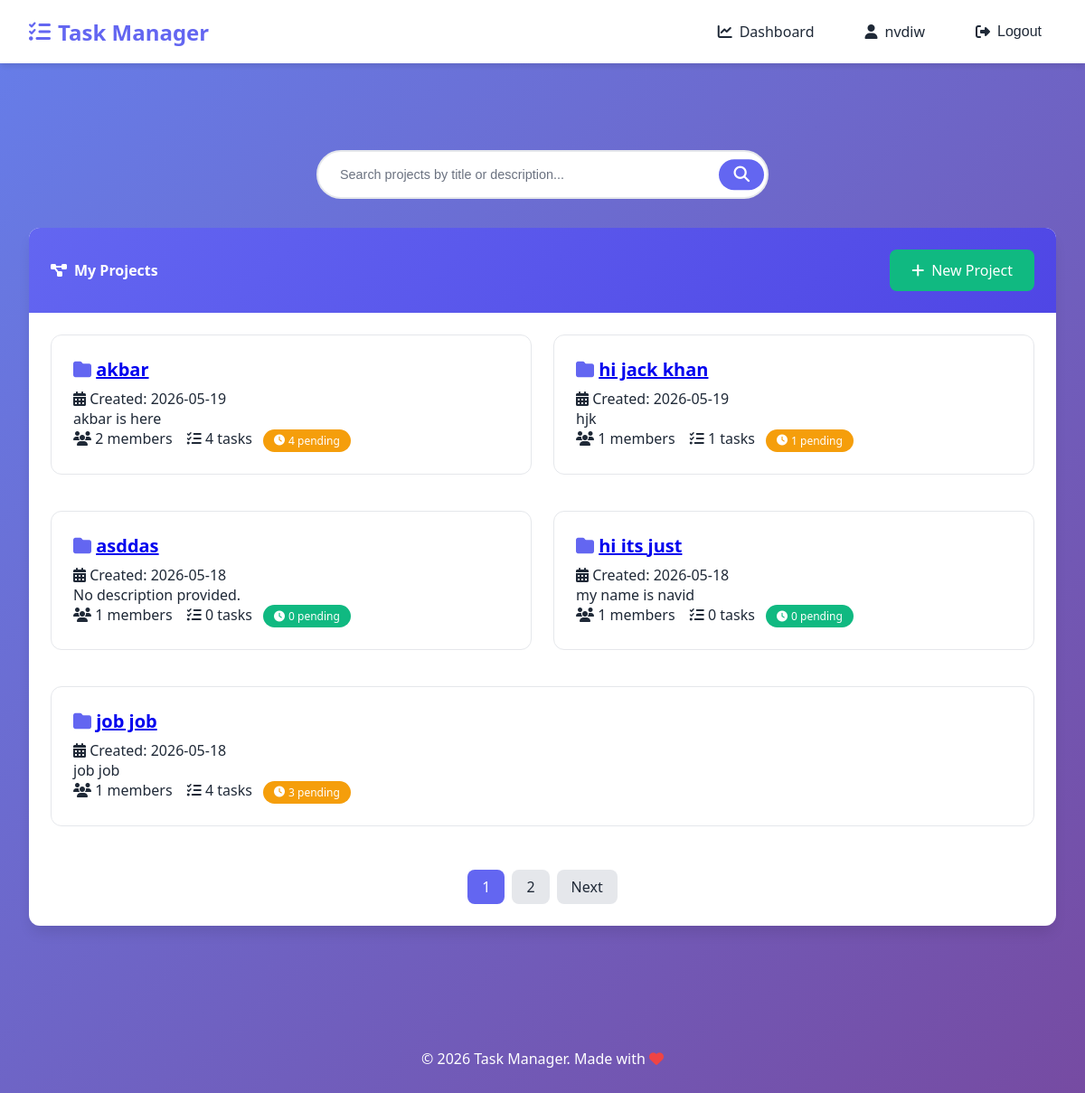
Page / (signed in) on the earlier database version.
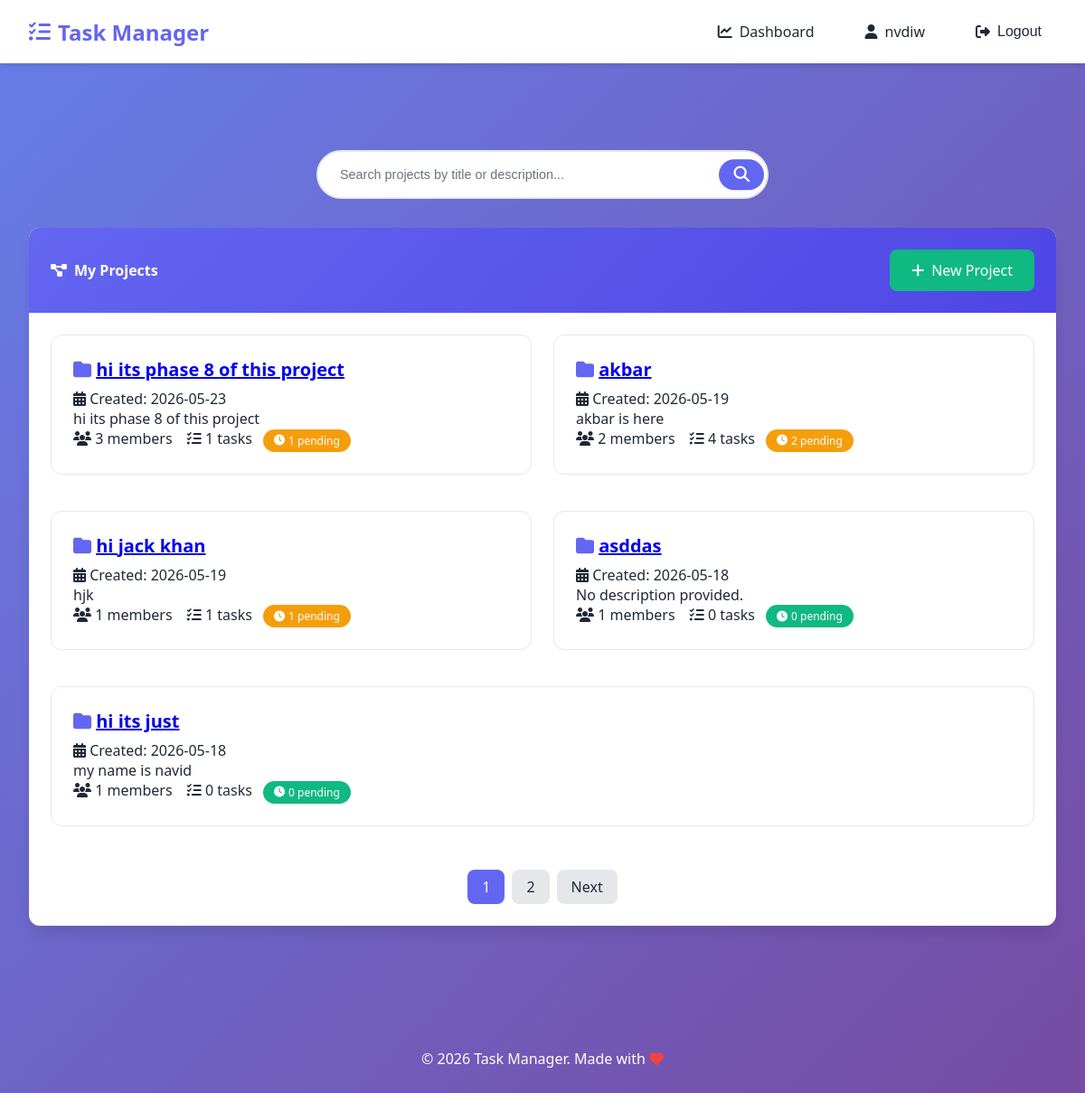
Same page on the later database version.
### tasks/models.py (models this page shows, shortened)
class Project(models.Model):
    title = models.CharField(max_length=200, verbose_name="Project Title")
    description = models.TextField(verbose_name="Description", blank=True)
    created_by = models.ForeignKey(
        User,
        on_delete=models.CASCADE,
        related_name='projects_created',
        verbose_name="Created By"
    )
    members = models.ManyToManyField(
        User,
        related_name='projects',
        blank=True,
        verbose_name="Team Members"
    )
    created_at = models.DateTimeField(auto_now_add=True, verbose_name="Created At")
    updated_at = models.DateTimeField(auto_now=True, verbose_name="Last Updated")
    def incomplete_tasks_count(self):
        return self.tasks.exclude(status=Task.Status.DONE).count()
    class Meta:
        verbose_name = "Project"
        verbose_name_plural = "Projects"
        ordering = ['-created_at']

### tasks/views.py (the view)
# urls.py: path('', views.project_list, name='project_list'),
@login_required
def project_list(request):
    projects_list = Project.objects.filter(
        Q(members=request.user) | Q(created_by=request.user)
    ).distinct()
    paginator = Paginator(projects_list, 5)
    page_number = request.GET.get('page')
    projects = paginator.get_page(page_number)
    return render(request, 'tasks/project_list.html', {'projects': projects})

### templates/tasks/project_list.html (shortened to what this page needs)
{% extends 'base.html' %}
{% block content %}
<div class="search-form">
    <form action="{% url 'tasks:search_projects' %}" method="GET">
        <div class="search-wrapper">
            <input
                type="text"
                name="q"
                id="q"
                class="search-input"
                placeholder="Search projects by title or description..."
                value="{{ search_query }}"
            >
            <button type="submit" class="search-button">
                <i class="fas fa-search"></i>
            </button>
        </div>
    </form>
</div>
<div class="card">
    <div class="card-header" style="display: flex; justify-content: space-between; align-items: center;">
        <h4><i class="fas fa-project-diagram"></i> My Projects</h4>
        <a href="{% url 'tasks:project_create' %}" class="btn btn-success">
            <i class="fas fa-plus"></i> New Project
        </a>
    </div>
    <div class="card-body">
        {% if projects %}
            <div class="row">
                {% for project in projects %}
                    <div class="col-md-6">
                        <div class="project-card">
                            <div class="project-title">
                                <i class="fas fa-folder"></i>
                                <a href="{% url 'tasks:project_detail' project.pk %}">{{ project.title }}</a>
                            </div>
                            <p class="text-muted">
                                <i class="fas fa-calendar-alt"></i> Created: {{ project.created_at|date:"Y-m-d" }}
                            </p>
                            <p>{{ project.description|truncatewords:20|default:"No description provided." }}</p>
                            <div class="text-muted">
                                <i class="fas fa-users"></i> {{ project.members.count }} members
                                <i class="fas fa-tasks ms-3"></i> {{ project.tasks.count }} tasks
                                <span class="badge {% if project.incomplete_tasks_count > 0 %}bg-warning{% else %}bg-success{% endif %}" style="margin-left: 0.5rem;">
                                    <i class="fas fa-clock"></i> {{ project.incomplete_tasks_count }} pending
                                </span>
                            </div>
                        </div>
                    </div>
                {% endfor %}
            </div>
        {% if projects.has_other_pages %}
        <div class="pagination-container" style="margin-top: 2rem; text-align: center;">
            <div class="pagination" style="display: inline-flex; gap: 0.5rem; list-style: none; padding: 0;">
                {% for num in projects.paginator.page_range %}
                    {% if projects.number == num %}
                        <span class="btn btn-secondary" style="padding: 0.5rem 1rem; background: var(--primary); color: white;">{{ num }}</span>
                    {% elif num > projects.number|add:'-3' and num < projects.number|add:'3' %}
                        <a href="?page={{ num }}{% if search_query %}&q={{ search_query }}{% endif %}"
                        class="btn btn-primary" style="padding: 0.5rem 1rem;">{{ num }}</a>
                    {% endif %}
                {% endfor %}
                {% if projects.has_next %}
                    <a href="?page={{ projects.next_page_number }}{% if search_query %}&q={{ search_query }}{% endif %}"
                    class="btn btn-primary" style="padding: 0.5rem 1rem;">Next</a>
                {% endif %}
            </div>
        </div>
        {% endif %}
        {% endif %}
    </div>
</div>
{% endblock %}

### templates/base.html (shortened to what this page needs)
{% load static %}
<!DOCTYPE html>
<html lang="en">
<head>
    <link rel="stylesheet" href="https://cdnjs.cloudflare.com/ajax/libs/font-awesome/6.5.1/css/all.min.css">
    <link rel="stylesheet" href="{% static 'css/style.css' %}">
</head>
<body>
    <nav class="navbar">
        <div class="navbar-container">
            <a class="navbar-brand" href="/">
                <i class="fas fa-tasks"></i>
                Task Manager
            </a>
            <div class="navbar-menu">
                {% if user.is_authenticated %}
                    <a class="nav-link" href="{% url 'tasks:dashboard' %}">
                        <i class="fas fa-chart-line"></i>
                        Dashboard
                    </a>
                    <a class="nav-link" href="{% url 'accounts:profile' user.id %}">
                        <i class="fas fa-user"></i>
                        {{ user.username }}
                    </a>
                    <form method="post" action="{% url 'accounts:logout' %}" style="display: inline;">
                        <button type="submit" class="nav-link btn-logout">
                            <i class="fas fa-sign-out-alt"></i>
                            Logout
                        </button>
                    </form>
                {% endif %}
            </div>
        </div>
    </nav>
    <div class="container">
    </div>
    <main class="container">
        {% block content %}
        {% endblock %}
    </main>
    <footer class="footer">
        <p>&copy; 2026 Task Manager. Made with <i class="fas fa-heart" style="color: #ef4444;"></i></p>
    </footer>
</body>
</html>

### static/css/style.css (style rules this page uses)
:root { --primary: #6366f1; --primary-dark: #4f46e5; --primary-light: #818cf8; --secondary: #10b981; --secondary-dark: #059669; --danger: #ef4444; --danger-dark: #dc2626; --warning: #f59e0b; --info: #3b82f6; --dark: #1f2937; --light: #f9fafb; --gray: #6b7280; --gray-light: #e5e7eb; --white: #ffffff; --shadow: 0 4px 6px -1px rgba(0, 0, 0, 0.1); --shadow-lg: 0 10px 15px -3px rgba(0, 0, 0, 0.1); --radius: 12px; --radius-sm: 8px; }
* { margin: 0; padding: 0; box-sizing: border-box; }
body { font-family: 'Segoe UI', Tahoma, Geneva, Verdana, sans-serif; background: linear-gradient(135deg, #667eea 0%, #764ba2 100%); min-height: 100vh; color: var(--dark); }
.navbar { background: var(--white); box-shadow: var(--shadow); padding: 1rem 2rem; position: sticky; top: 0; z-index: 1000; }
.navbar-container { max-width: 1280px; margin: 0 auto; display: flex; justify-content: space-between; align-items: center; flex-wrap: wrap; gap: 1rem; }
.navbar-brand { font-size: 1.5rem; font-weight: bold; color: var(--primary); text-decoration: none; display: flex; align-items: center; gap: 0.5rem; }
.navbar-menu { display: flex; gap: 1.5rem; align-items: center; flex-wrap: wrap; }
.nav-link { color: var(--dark); text-decoration: none; display: flex; align-items: center; gap: 0.5rem; padding: 0.5rem 1rem; border-radius: var(--radius-sm); transition: all 0.3s ease; }
.btn-logout { background: none; border: none; cursor: pointer; font-size: 1rem; }
.container { max-width: 1280px; margin: 0 auto; padding: 2rem; }
.card { background: var(--white); border-radius: var(--radius); box-shadow: var(--shadow-lg); overflow: hidden; margin-bottom: 1.5rem; }
.card-header { padding: 1.5rem; background: linear-gradient(135deg, var(--primary) 0%, var(--primary-dark) 100%); color: var(--white); }
.card-header h4 { margin: 0; display: flex; align-items: center; gap: 0.5rem; }
.card-body { padding: 1.5rem; }
.btn { display: inline-flex; align-items: center; gap: 0.5rem; padding: 0.75rem 1.5rem; border: none; border-radius: var(--radius-sm); font-size: 1rem; font-weight: 500; cursor: pointer; transition: all 0.3s ease; text-decoration: none; }
.btn-primary { background: var(--primary); color: var(--white); }
.btn-success { background: var(--secondary); color: var(--white); }
.btn-secondary { background: var(--gray); color: var(--white); }
.row { display: flex; flex-wrap: wrap; gap: 1.5rem; }
.col-md-6 { flex: 1; min-width: 350px; }
.footer { text-align: center; padding: 2rem; color: var(--white); margin-top: 3rem; }
.project-card { background: var(--white); border-radius: var(--radius); padding: 1.5rem; margin-bottom: 1rem; transition: all 0.3s ease; border: 1px solid var(--gray-light); }
.project-title { font-size: 1.25rem; font-weight: bold; color: var(--primary); margin-bottom: 0.5rem; }
.badge { display: inline-flex; align-items: center; gap: 0.25rem; padding: 0.25rem 0.75rem; border-radius: 9999px; font-size: 0.75rem; font-weight: 500; background: var(--gray-light); color: var(--dark); }
.ms-3 { margin-left: 0.75rem; }
.search-form { margin-bottom: 2rem; width: 100%; }
.search-wrapper { position: relative; width: 100%; max-width: 500px; margin: 0 auto; }
.search-input { width: 100%; padding: 1rem 3rem 1rem 1.5rem; font-size: 1rem; border: 2px solid var(--gray-light); border-radius: 50px; background: var(--white); transition: all 0.3s ease; outline: none; }
.search-input::placeholder { color: var(--gray); font-size: 0.9rem; }
.search-button { position: absolute; right: 5px; top: 50%; transform: translateY(-50%); background: var(--primary); border: none; color: var(--white); cursor: pointer; padding: 0.5rem 1rem; border-radius: 50px; font-size: 1.1rem; transition: all 0.3s ease; display: flex; align-items: center; gap: 0.5rem; }
.bg-warning { background: var(--warning); color: white; }
.bg-success { background: var(--secondary); color: white; }
.pagination-container { margin-top: 2rem; text-align: center; }
.pagination { display: inline-flex; gap: 0.5rem; list-style: none; padding: 0; }
.pagination .btn { padding: 0.5rem 1rem; border-radius: 8px; text-decoration: none; transition: all 0.3s ease; }
.pagination .btn-secondary { background: var(--primary); color: white; cursor: default; }
.pagination .btn-primary { background: var(--gray-light); color: var(--dark); }
.badge.bg-warning { background: #f59e0b; color: white; }

Differences in the rows shown:
no longer on this page (row unchanged): Project: title "job job", created_at "2026-05-18", description "job job", members.count "1", tasks.count "4", incomplete_tasks_count "3"
added Project: title "hi its phase 8 of this project", created_at "2026-05-23", description "hi its phase 8 of this project", members.count "3", tasks.count "1", incomplete_tasks_count "1"
computed for Project "akbar": incomplete_tasks_count "4" → "2"
